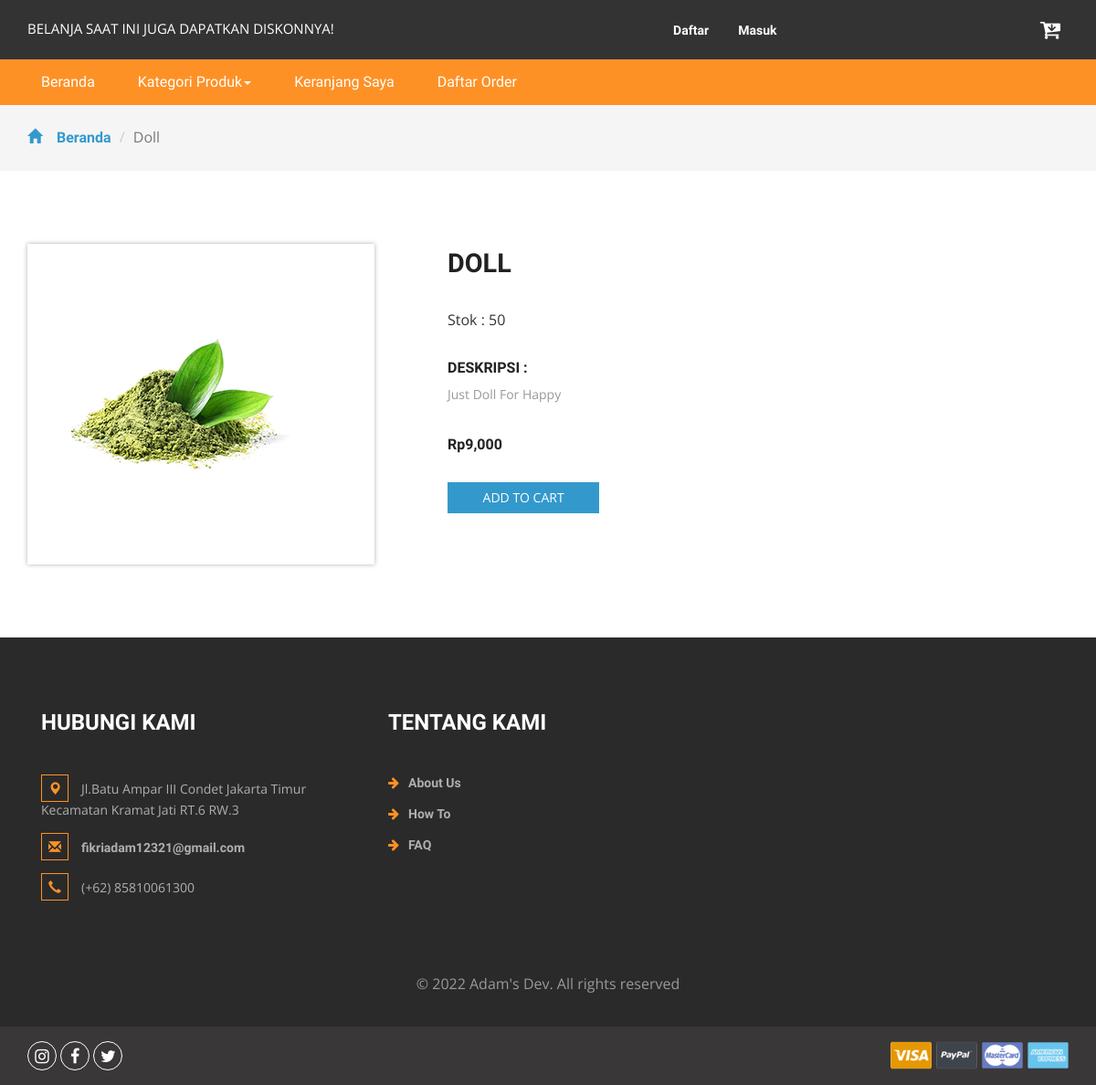
Page /product.php?idproduk=60 on the committed database.
### tables this page shows
CREATE TABLE `produk` (
  `idproduk` int NOT NULL,
  `idkategori` int DEFAULT NULL,
  `namaproduk` varchar(100) DEFAULT NULL,
  `gambar` varchar(100) DEFAULT NULL,
  `deskripsi` varchar(200) DEFAULT NULL,
  `rate` int DEFAULT NULL,
  `hargabefore` int DEFAULT NULL,
  `hargaafter` int DEFAULT NULL,
  `stok` int DEFAULT NULL,
  `ukuran` varchar(100) DEFAULT NULL
);

### product.php (the view, shortened to what this page needs)
<?php
include 'dbconnect.php';
$idproduk = $_GET['idproduk'];
?>
<!DOCTYPE html>
<html>
<head>
	<link href="css/bootstrap.css" rel="stylesheet" type="text/css" media="all" />
	<link href="css/style.css" rel="stylesheet" type="text/css" media="all" />
	<link href="css/font-awesome.css" rel="stylesheet">
</head>
<body>
	<div class="agileits_header">
		<div class="container">
			<div class="w3l_offers">
				<p>BELANJA SAAT INI JUGA DAPATKAN DISKONNYA!</p>
			</div>
			<div class="agile-login">
				<ul>
					<?php
					if (!isset($_SESSION['log'])) {
						echo '
					<li><a href="registered.php"> Daftar</a></li>
					<li><a href="login.php">Masuk</a></li>
					';
					}
					?>
				</ul>
			</div>
			<div class="product_list_header">
				<a href="cart.php"><button class="w3view-cart" type="submit" name="submit" value=""><i class="fa fa-cart-arrow-down" aria-hidden="true"></i></button>
				</a>
			</div>
			<div class="clearfix"> </div>
		</div>
	</div>
	<div class="navigation-agileits">
		<div class="container">
			<nav class="navbar navbar-default">
				<div class="collapse navbar-collapse" id="bs-megadropdown-tabs">
					<ul class="nav navbar-nav">
						<li class="active"><a href="index.php" class="act">Beranda</a></li>
						<li class="dropdown">
							<a href="#" class="dropdown-toggle" data-toggle="dropdown">Kategori Produk<b class="caret"></b></a>
						</li>
						<li><a href="cart.php">Keranjang Saya</a></li>
						<li><a href="konfirmasi.php">Daftar Order</a></li>
					</ul>
				</div>
			</nav>
		</div>
	</div>
	<div class="breadcrumbs">
		<div class="container">
			<ol class="breadcrumb breadcrumb1 animated wow slideInLeft" data-wow-delay=".5s">
				<li><a href="index.php"><span class="glyphicon glyphicon-home" aria-hidden="true"></span>Beranda</a></li>
				<li class="active"><?php
														$p = mysqli_fetch_array(mysqli_query($conn, "SELECT * FROM produk WHERE idproduk='$idproduk'"));
														echo $p['namaproduk'];
														?></li>
			</ol>
		</div>
	</div>
	<div class="products">
		<div class="container">
			<div class="agileinfo_single">
				<div class="col-md-4 agileinfo_single_left">
					<img id="example" src="<?= $p['gambar'] ?>" alt=" " class="img-responsive">
				</div>
				<div class="col-md-8 agileinfo_single_right">
					<h2><?= $p['namaproduk'] ?></h2>
					<p>Stok : <?= $p['stok'] ?></p>
					<div class="w3agile_description">
						<h4>Deskripsi :</h4>
						<p><?= $p['deskripsi'] ?></p>
					</div>
					<div class="snipcart-item block">
						<div class="snipcart-thumb agileinfo_single_right_snipcart">
							<h4 class="m-sing text-white">Rp<?= number_format($p['hargaafter']) ?></h4>
						</div>
						<div class="snipcart-details agileinfo_single_right_details">
							<form action="#" method="post">
								<fieldset>
									<input type="submit" name="addprod" value="Add to cart" class="button">
								</fieldset>
							</form>
						</div>
					</div>
				</div>
				<div class="clearfix"> </div>
			</div>
		</div>
	</div>
	<div class="footer">
		<div class="container">
			<div class="w3_footer_grids">
				<div class="col-md-4 w3_footer_grid">
					<h3>Hubungi Kami</h3>
					<ul class="address">
					<li><i class="glyphicon glyphicon-map-marker" aria-hidden="true"></i>Jl.Batu Ampar III Condet Jakarta Timur Kecamatan Kramat Jati RT.6 RW.3</li>
						<li><i class="glyphicon glyphicon-envelope" aria-hidden="true"></i><a href="fikriadam12321@gmail.com">fikriadam12321@gmail.com</a></li>
						<li><i class="glyphicon glyphicon-earphone" aria-hidden="true"></i>(+62) 85810061300</li>
					</ul>
				</div>
				<div class="col-md-3 w3_footer_grid">
					<h3>Tentang Kami</h3>
					<ul class="info">
						<li><i class="fa fa-arrow-right" aria-hidden="true"></i><a href="about.html">About Us</a></li>
						<li><i class="fa fa-arrow-right" aria-hidden="true"></i><a href="about.html">How To</a></li>
						<li><i class="fa fa-arrow-right" aria-hidden="true"></i><a href="about.html">FAQ</a></li>
					</ul>
				</div>
				<div class="clearfix"> </div>
			</div>
		</div>
		<div class="footer-copy">
			<div class="container">
				<p>© 2022 Adam's Dev. All rights reserved</p>
			</div>
		</div>
	</div>
	<div class="footer-botm">
		<div class="container">
			<div class="w3layouts-foot">
				<ul>
					<li><a href="#" class="w3_agile_instagram"><i class="fa fa-instagram" aria-hidden="true"></i></a></li>
					<li><a href="#" class="w3_agile_facebook"><i class="fa fa-facebook" aria-hidden="true"></i></a></li>
					<li><a href="#" class="agile_twitter"><i class="fa fa-twitter" aria-hidden="true"></i></a></li>
				</ul>
			</div>
			<div class="payment-w3ls">
				<img src="images/card.png" alt=" " class="img-responsive">
			</div>
			<div class="clearfix"> </div>
		</div>
	</div>
	<link href="css/skdslider.css" rel="stylesheet">
</body>
</html>

### rows in the picture
produk: namaproduk "Doll", gambar (picture), namaproduk "DOLL", stok "50", deskripsi "Just Doll For Happy", hargaafter "9,000"
